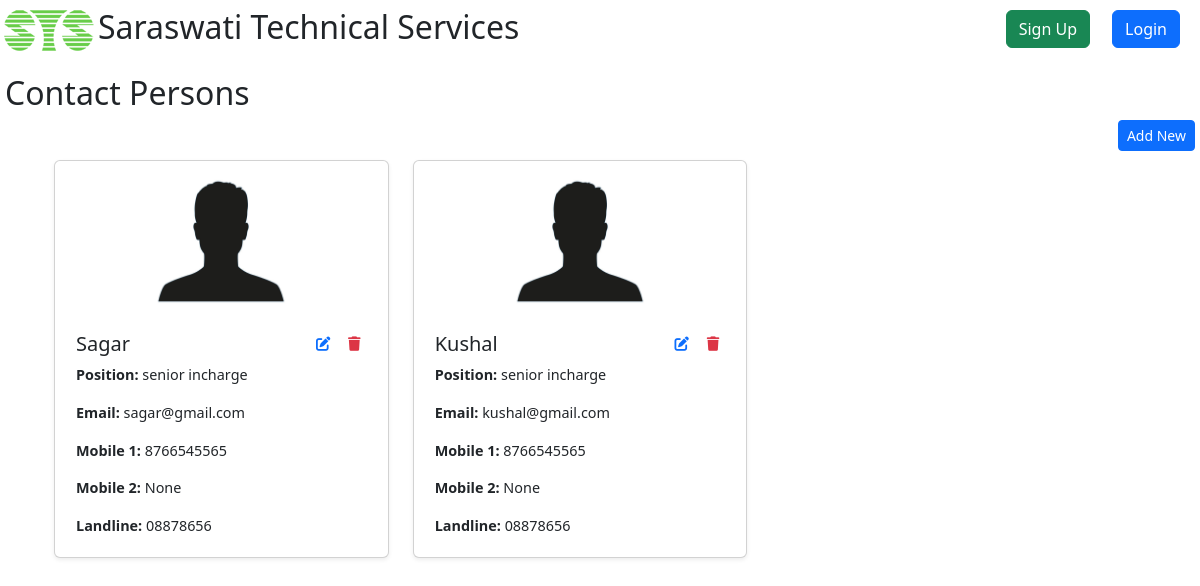
/project/cpList/, run on the app's committed database.
### Project/models.py (models this page shows, shortened)
class ContactPerson(models.Model):
    name = models.CharField(max_length=30)
    position = models.CharField(max_length=30, blank=True, null=True)
    email = models.EmailField(blank=True, null=True)
    mobile1 = models.CharField(max_length=10, blank=True, null=True)
    mobile2 = models.CharField(max_length=10, blank=True, null=True)
    landline = models.CharField(max_length=15, blank=True, null=True)
    client = models.ForeignKey(Client,on_delete=models.CASCADE,blank=True,null=True)
    address = models.TextField(blank=True, null=True)  # New field for address
    image = models.ImageField(upload_to='contact_images/', blank=True, null=True)  # New field for image

### Project/views.py (the view)
# urls.py: path('cpList/', views.cpList, name="cpList"),
def cpList(request):
    contactPersons = ContactPerson.objects.all()  # Use plural for consistency
    context = {"contactPersons": contactPersons}
    return render(request, "project/cpList.html", context)

### Project/templates/project/cpList.html (shortened to what this page needs)
{% extends "registration/base.html" %}
{% block content %}
    <h2>Contact Persons</h2>
    <a href="{% url 'cpCreateView' %}">
        <button type="button" class="btn btn-primary btn-sm mb-4" style="float:right;">
            Add New
        </button>
    </a>
    <div class="container mt-5">
        <div class="row">
            {% for cp in contactPersons %}
                <div class="col-md-4 mb-4">
                    <div class= "card shadow-sm position-relative" style="font-size: 0.9rem; padding: 5px;" >
                        <img src="/media/simg.jpg"
                             class="card-img-top img-fluid"
                             alt="Person's Shadow" style="object-fit: contain; max-height: 150px; width: 100%;">
                        <div class="card-body">
                            <div class="d-flex justify-content-between align-items-start">
                                <h5 class="card-title">{{ cp.name }}</h5>
                                <div class="action-icons">
                                    <a href="{% url 'cpUpdateView' cp.id %}" class="text-primary me-2" title="Edit Contact Person"><i class="fas fa-edit"></i></a>
                                    <form action="{% url 'cpDeleteView' cp.id %}" method="post" style="display:inline;" id="delete-form-{{ cp.id }}">
                                        <button type="submit" style="background: none; border: none; cursor: pointer;" title="Delete Contact Person">
                                            <i class="fas fa-trash text-danger"></i>
                                        </button>
                                    </form>
                                </div>
                            </div>
                            <p class="card-text"><strong>Position:</strong> {{ cp.position }}</p>
                            <p class="card-text"><strong>Email:</strong> {{ cp.email }}</p>
                            <p class="card-text"><strong>Mobile 1:</strong> {{ cp.mobile1 }}</p>
                            <p class="card-text"><strong>Mobile 2:</strong> {{ cp.mobile2 }}</p>
                            <p class="card-text"><strong>Landline:</strong> {{ cp.landline }}</p>
                        </div>
                    </div>
                </div>
            {% endfor %}
        </div>
    </div>
{% endblock %}

### static/style.css (style rules this page uses)
html, body { height: 100%; margin: 0; overflow-x: hidden; overflow-y: hidden; background-color: #f0f4f8; }

### data on the page
ContactPerson: name "Sagar", position "senior incharge", email "sagar@gmail.com", mobile1 "8766545565", mobile2 "None", landline "08878656"
ContactPerson: name "Kushal", position "senior incharge", email "kushal@gmail.com", mobile1 "8766545565", mobile2 "None", landline "08878656"
